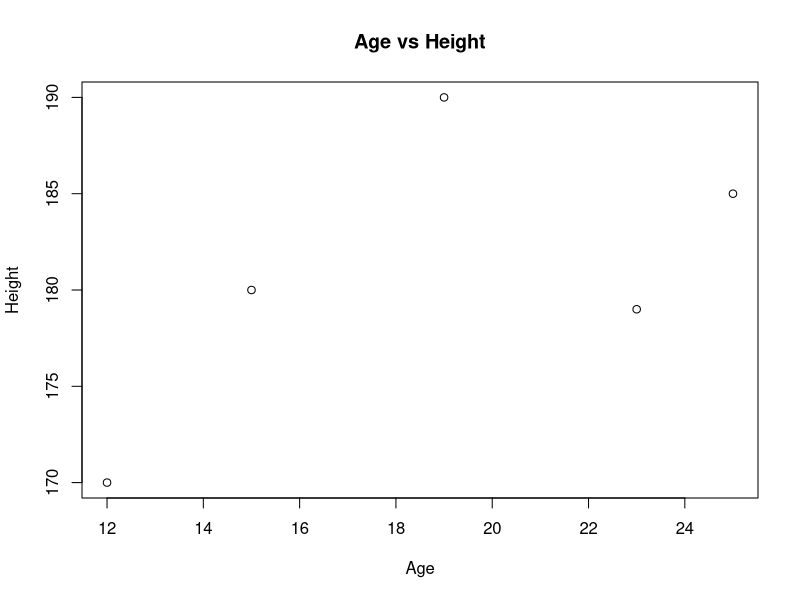

This figure's R source:
# Scatter Plot 1:

a = c(12, 15, 19, 25, 23)
h = c(170, 180, 190, 185, 179)

plot(x=a, 
     y=h, 
     xlab="Age", 
     ylab="Height", 
     main = "Age vs Height")